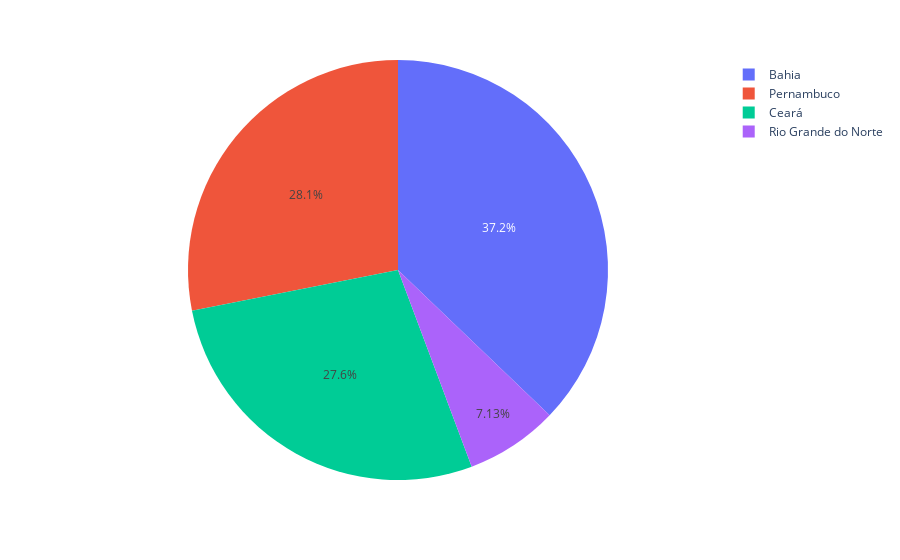

Notebook code cell kept with this figure:
### Markdown cell above
#### _1.1.2_. Plotando gráfico de pizza com o Plotly:

### Code cell
# gráfico de pizza retratando o percentual do número
# total de turistas desembarcados em cada estado 

fig=px.pie(
    names= chegada_estado['UF'], 
    values = chegada_estado['Chegadas']
    )
fig.show()

### Figure 1 — Plotly figure (JSON) as saved in the notebook; plotly's stock layout.template omitted (floating-point values rounded to 4 significant figures)
{"data": [{"domain": {"x": [0, 1], "y": [0, 1]}, "hovertemplate": "label=%{label}<br>value=%{value}<extra></extra>", "labels": ["Bahia", "Ceará", "Pernambuco", "Rio Grande do Norte"], "legendgroup": "", "name": "", "showlegend": true, "type": "pie", "values": [349589, 259656, 264473, 67097]}], "layout": {"legend": {"tracegroupgap": 0}, "margin": {"t": 60}}}
